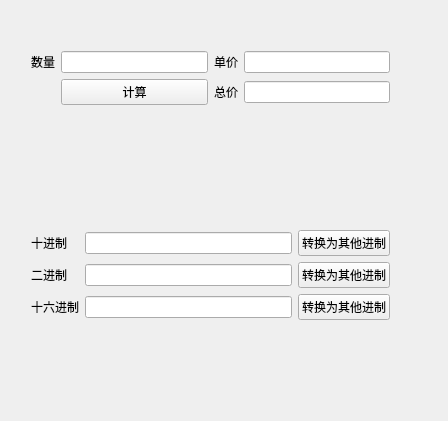
<?xml version="1.0" encoding="UTF-8"?>
<ui version="4.0">
 <class>Widget</class>
 <widget class="QWidget" name="Widget">
  <property name="geometry">
   <rect>
    <x>0</x>
    <y>0</y>
    <width>448</width>
    <height>421</height>
   </rect>
  </property>
  <property name="windowTitle">
   <string>Widget</string>
  </property>
  <widget class="QWidget" name="">
   <property name="geometry">
    <rect>
     <x>20</x>
     <y>40</y>
     <width>381</width>
     <height>291</height>
    </rect>
   </property>
   <layout class="QVBoxLayout" name="verticalLayout">
    <item>
     <layout class="QGridLayout" name="gridLayout">
      <item row="0" column="0">
       <widget class="QLabel" name="label">
        <property name="text">
         <string>数量</string>
        </property>
       </widget>
      </item>
      <item row="0" column="1">
       <widget class="QLineEdit" name="editNum"/>
      </item>
      <item row="0" column="2">
       <widget class="QLabel" name="label_2">
        <property name="text">
         <string>单价</string>
        </property>
       </widget>
      </item>
      <item row="0" column="3">
       <widget class="QLineEdit" name="editPrice"/>
      </item>
      <item row="1" column="0">
       <widget class="QLabel" name="label_7">
        <property name="text">
         <string> </string>
        </property>
       </widget>
      </item>
      <item row="1" column="1">
       <widget class="QPushButton" name="pushButton_4">
        <property name="text">
         <string>计算</string>
        </property>
       </widget>
      </item>
      <item row="1" column="2">
       <widget class="QLabel" name="label_3">
        <property name="text">
         <string>总价</string>
        </property>
       </widget>
      </item>
      <item row="1" column="3">
       <widget class="QLineEdit" name="editTotal"/>
      </item>
     </layout>
    </item>
    <item>
     <spacer name="verticalSpacer">
      <property name="orientation">
       <enum>Qt::Vertical</enum>
      </property>
      <property name="sizeHint" stdset="0">
       <size>
        <width>20</width>
        <height>40</height>
       </size>
      </property>
     </spacer>
    </item>
    <item>
     <layout class="QGridLayout" name="gridLayout_2">
      <item row="0" column="0">
       <widget class="QLabel" name="label_4">
        <property name="text">
         <string>十进制</string>
        </property>
       </widget>
      </item>
      <item row="0" column="1">
       <widget class="QLineEdit" name="editDec"/>
      </item>
      <item row="0" column="2">
       <widget class="QPushButton" name="pushButton">
        <property name="text">
         <string>转换为其他进制</string>
        </property>
       </widget>
      </item>
      <item row="1" column="0">
       <widget class="QLabel" name="label_5">
        <property name="text">
         <string>二进制</string>
        </property>
       </widget>
      </item>
      <item row="1" column="1">
       <widget class="QLineEdit" name="editBin"/>
      </item>
      <item row="1" column="2">
       <widget class="QPushButton" name="pushButton_2">
        <property name="text">
         <string>转换为其他进制</string>
        </property>
       </widget>
      </item>
      <item row="2" column="0">
       <widget class="QLabel" name="label_6">
        <property name="text">
         <string>十六进制</string>
        </property>
       </widget>
      </item>
      <item row="2" column="1">
       <widget class="QLineEdit" name="editHex"/>
      </item>
      <item row="2" column="2">
       <widget class="QPushButton" name="pushButton_3">
        <property name="text">
         <string>转换为其他进制</string>
        </property>
       </widget>
      </item>
     </layout>
    </item>
   </layout>
  </widget>
 </widget>
 <layoutdefault spacing="6" margin="11"/>
 <resources/>
 <connections/>
</ui>
